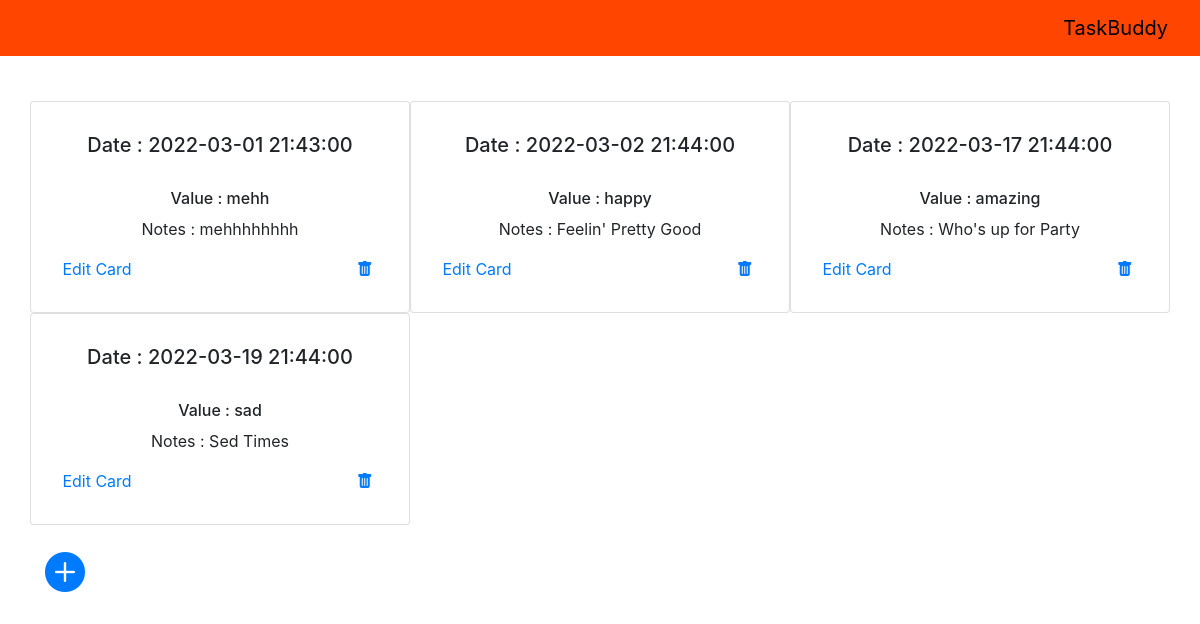
The page /view_logs/2 (signed in) on the database its author committed.
### application/models.py (models this page shows, shortened)
class Log(db.Model):
    __tablename__ = "log"
    log_id = db.Column(db.Integer, primary_key=True, autoincrement=True)
    timestamp = db.Column(db.DateTime, nullable=False, default=datetime.utcnow())
    value = db.Column(db.Float)
    value_mcq_choice = db.Column(db.String(150))
    notes = db.Column(db.String(150))
    tracker_id = db.Column(db.Integer, db.ForeignKey('tracker.tracker_id'))
    user_id = db.Column(db.Integer, db.ForeignKey('user.user_id'))

### application/routes.py (the view, shortened to what this page needs)
@app.route("/view_logs/<trackerid>", methods=['GET', 'POST'])
@login_required
def view_logs(trackerid):
    logs = None
    plot_flag=False
    xaxis = []
    yaxis = []
    logs = Log.query.filter_by(tracker_id= int(trackerid), user_id= current_user.get_id()).order_by(Log.timestamp.asc())
    temp_log = logs.first()
    return render_template("view_logs.html", logs=logs, trackerid=trackerid, x_axis=xaxis,y_axis=yaxis, plot_flag=plot_flag)

### application/models.py (called while the page is built)
    def get_id(self):
        return (self.user_id)

### main.py (called while the page is built)
def create_app(app=None, api=None):
    app = Flask(__name__, static_folder="static", template_folder="templates")
    if os.getenv('ENV', "development") == "production":
        raise Exception("No production config setup")
    else:
        print("Starting local development")
        app.config.from_object(LocalDevelopmentConfig)
    db.init_app(app)
    api = Api(app)
    app.app_context().push()
    login_manager = LoginManager()
    login_manager.init_app(app)
    login_manager.login_view = 'login'
    @login_manager.user_loader
    def load_user(user_id):
        return User.query.get(int(user_id))
    return app, api

### templates/view_logs.html (shortened to what this page needs)
{% extends 'base.html' %}
{% block content %}
    <div class="graph" align="center" style="padding-bottom: 25px;">
    </div>
    <div class="row">
        {% for log in logs %}
        <div class=" col-md-4 card" style="padding: 1%;">
            <div class="card-body" id="{{log.tracker_id}}">
                <h5 style="text-align: center;">Date : {{log.timestamp}}</h5>
                <br>
                {% if log.value %}
                    <h6 class="card-text" style="text-align: center;">Value: {{ log.value }}</h6>
                {% else %}
                    <h6 class="card-text" style="text-align: center;">Value : {{ log.value_mcq_choice }}</h6>
                {% endif %}
                <p style="text-align: center;" class="log-text">Notes : {{log.notes}}</p>
                <a href="{{url_for('edit_log',logid = log.log_id, trackerid=log.tracker_id)}}" class="log-link">Edit Card</a>
                <a href="{{ url_for('delete_log',logid = log.log_id,trackerid=log.tracker_id) }}" style="margin-left: 70%;"><i class="bi bi-trash-fill"></i></a>
            </div>
        </div>
        {% endfor %}
    </div>
    <br>
    <h1>
        <a href="{{ url_for('add_log',trackerid=trackerid) }}" style="bottom: 0;" ><i class="bi bi-plus-circle-fill"></i></a>
    </h1>
{% endblock %}

### rows shown on the page
Log: timestamp "2022-03-01 21:43:00", value_mcq_choice "mehh", notes "mehhhhhhhh"
Log: timestamp "2022-03-02 21:44:00", value_mcq_choice "happy", notes "Feelin' Pretty Good"
Log: timestamp "2022-03-17 21:44:00", value_mcq_choice "amazing", notes "Who's up for Party"
Log: timestamp "2022-03-19 21:44:00", value_mcq_choice "sad", notes "Sed Times"
